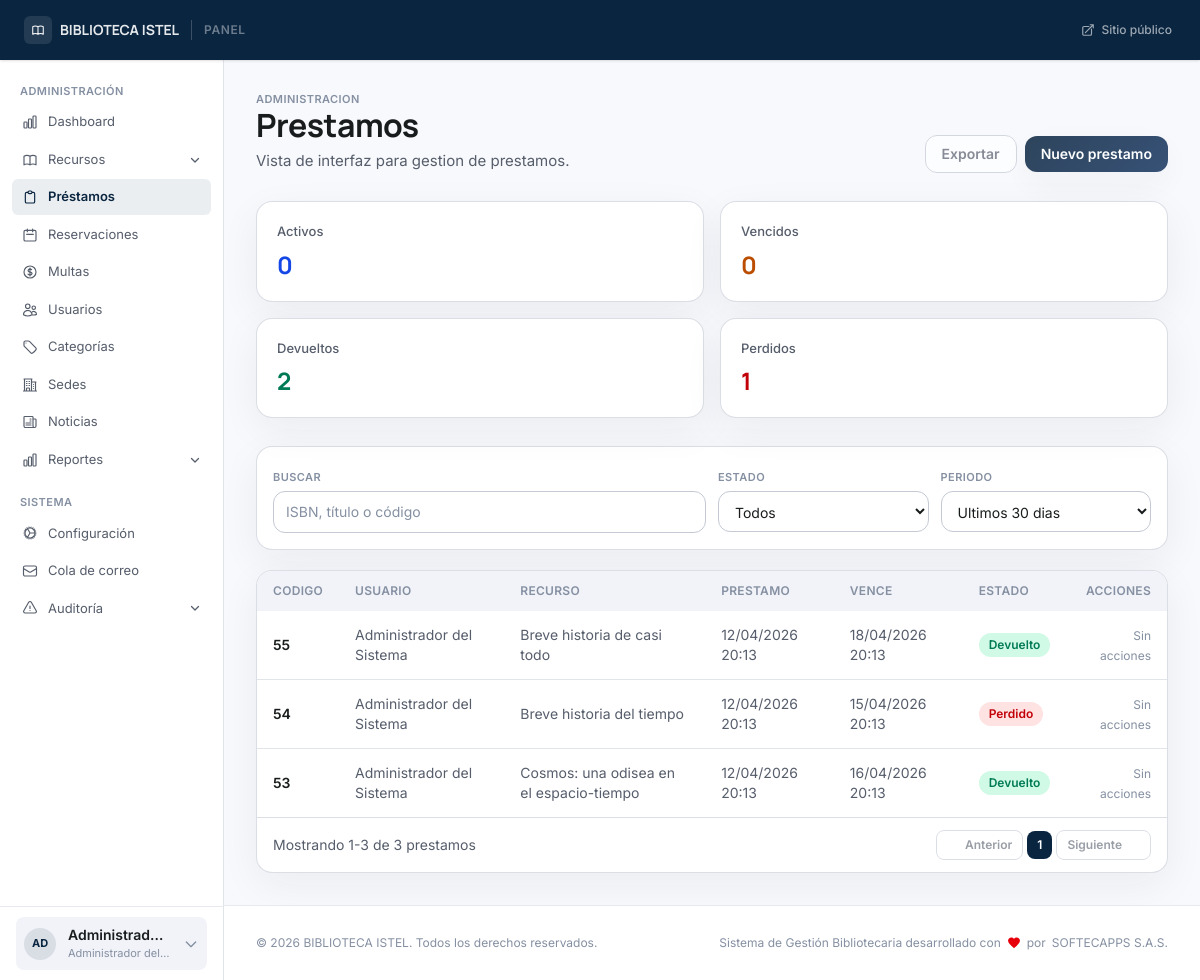
The app's page /admin/loans (signed in) with its own data.
### tables this page shows
CREATE TABLE `users` (
  `id` int(10) unsigned NOT NULL AUTO_INCREMENT,
  `user_number` varchar(20) DEFAULT NULL,
  `name` varchar(150) NOT NULL,
  `email` varchar(150) NOT NULL,
  `document_number` varchar(30) NOT NULL,
  `phone` varchar(30) DEFAULT NULL,
  `address` text DEFAULT NULL,
  `birthdate` date DEFAULT NULL,
  `photo` varchar(255) DEFAULT NULL,
  `role` enum('admin','librarian','teacher','user','guest') NOT NULL DEFAULT 'user',
  `user_type` enum('student','teacher','external','staff') NOT NULL DEFAULT 'student',
  `status` enum('active','suspended','blocked','inactive') NOT NULL DEFAULT 'active',
  `password_hash` varchar(255) NOT NULL,
  `remember_token` varchar(64) DEFAULT NULL,
  `remember_expires` datetime DEFAULT NULL,
  `email_verified_at` datetime DEFAULT NULL,
  `force_password_change` tinyint(1) NOT NULL DEFAULT 0,
  `last_login_at` datetime DEFAULT NULL,
  `last_login_ip` varchar(45) DEFAULT NULL,
  `created_at` datetime NOT NULL DEFAULT current_timestamp(),
  `updated_at` datetime NOT NULL DEFAULT current_timestamp() ON UPDATE current_timestamp(),
  PRIMARY KEY (`id`),
  UNIQUE KEY `uq_users_email` (`email`),
  UNIQUE KEY `uq_users_document` (`document_number`),
  UNIQUE KEY `uq_users_user_number` (`user_number`),
  KEY `idx_users_role_status` (`role`,`status`)
);

CREATE TABLE `loans` (
  `id` int(10) unsigned NOT NULL AUTO_INCREMENT,
  `resource_id` int(10) unsigned NOT NULL,
  `user_id` int(10) unsigned NOT NULL,
  `librarian_id` int(10) unsigned DEFAULT NULL,
  `branch_id` int(10) unsigned DEFAULT NULL,
  `loan_at` datetime NOT NULL DEFAULT current_timestamp(),
  `due_at` datetime NOT NULL,
  `returned_at` datetime DEFAULT NULL,
  `loan_hours_applied` smallint(6) NOT NULL DEFAULT 72,
  `renewals_count` tinyint(4) NOT NULL DEFAULT 0,
  `status` enum('active','returned','overdue','lost') NOT NULL DEFAULT 'active',
  `notes` text DEFAULT NULL,
  `created_at` datetime NOT NULL DEFAULT current_timestamp(),
  PRIMARY KEY (`id`),
  KEY `fk_loans_librarian` (`librarian_id`),
  KEY `idx_loans_user_status` (`user_id`,`status`),
  KEY `idx_loans_due_status` (`due_at`,`status`),
  KEY `idx_loans_branch_status` (`branch_id`,`status`),
  KEY `idx_loans_resource_status` (`resource_id`,`status`),
  CONSTRAINT `fk_loans_branch` FOREIGN KEY (`branch_id`) REFERENCES `library_branches` (`id`) ON DELETE SET NULL ON UPDATE CASCADE,
  CONSTRAINT `fk_loans_librarian` FOREIGN KEY (`librarian_id`) REFERENCES `users` (`id`) ON DELETE SET NULL ON UPDATE CASCADE,
  CONSTRAINT `fk_loans_resource` FOREIGN KEY (`resource_id`) REFERENCES `resources` (`id`) ON UPDATE CASCADE,
  CONSTRAINT `fk_loans_user` FOREIGN KEY (`user_id`) REFERENCES `users` (`id`) ON UPDATE CASCADE
);

CREATE TABLE `resources` (
  `id` int(10) unsigned NOT NULL AUTO_INCREMENT,
  `isbn_13` char(13) DEFAULT NULL,
  `marc_leader` char(24) DEFAULT NULL,
  `marc_control_number` varchar(64) DEFAULT NULL,
  `title` varchar(300) NOT NULL,
  `authors` longtext NOT NULL CHECK (json_valid(`authors`)),
  `marc_record` longtext DEFAULT NULL CHECK (json_valid(`marc_record`)),
  `publisher` varchar(200) DEFAULT NULL,
  `edition_statement` varchar(200) DEFAULT NULL,
  `publication_year` smallint(6) DEFAULT NULL,
  `category_id` int(10) unsigned NOT NULL,
  `branch_id` int(10) unsigned DEFAULT NULL,
  `support_type` enum('physical','digital','audiovisual','journal','thesis','map','score','kit','game','other') NOT NULL DEFAULT 'physical',
  `resource_type` varchar(60) DEFAULT NULL,
  `content_type` varchar(80) DEFAULT NULL,
  `media_type` varchar(80) DEFAULT NULL,
  `carrier_type` varchar(80) DEFAULT NULL,
  `description` text DEFAULT NULL,
  `pages` smallint(5) unsigned DEFAULT NULL,
  `language` char(2) NOT NULL DEFAULT 'es',
  `cover_image` varchar(255) DEFAULT NULL,
  `location` varchar(100) DEFAULT NULL,
  `digital_url` text DEFAULT NULL,
  `acquisition_price` decimal(8,2) DEFAULT NULL,
  `replacement_cost` decimal(8,2) NOT NULL,
  `acquisition_date` date DEFAULT NULL,
  `acquired_at` datetime DEFAULT NULL,
  `is_new_acquisition` tinyint(1) NOT NULL DEFAULT 1,
  `total_copies` tinyint(3) unsigned NOT NULL DEFAULT 0,
  `available_copies` tinyint(3) unsigned NOT NULL DEFAULT 0,
  `digital_access_count` int(10) unsigned NOT NULL DEFAULT 0,
  `is_active` tinyint(1) NOT NULL DEFAULT 1,
  `deactivated_at` datetime DEFAULT NULL,
  `deactivated_by` int(10) unsigned DEFAULT NULL,
  `deactivation_reason` text DEFAULT NULL,
  `created_at` datetime NOT NULL DEFAULT current_timestamp(),
  `updated_at` datetime NOT NULL DEFAULT current_timestamp() ON UPDATE current_timestamp(),
  PRIMARY KEY (`id`),
  UNIQUE KEY `uq_books_marc_control_number` (`marc_control_number`),
  UNIQUE KEY `uq_resources_isbn` (`isbn_13`),
  KEY `idx_resources_support_active` (`support_type`,`is_active`),
  KEY `idx_resources_branch` (`branch_id`,`is_active`),
  KEY `idx_resources_new_acquisition` (`is_new_acquisition`,`acquired_at`),
  KEY `idx_resources_category` (`category_id`),
  KEY `fk_resources_deactivated_by` (`deactivated_by`),
  FULLTEXT KEY `ft_books_search` (`title`,`publisher`),
  CONSTRAINT `fk_resources_branch` FOREIGN KEY (`branch_id`) REFERENCES `library_branches` (`id`) ON UPDATE CASCADE,
  CONSTRAINT `fk_resources_category` FOREIGN KEY (`category_id`) REFERENCES `categories` (`id`) ON UPDATE CASCADE,
  CONSTRAINT `fk_resources_deactivated_by` FOREIGN KEY (`deactivated_by`) REFERENCES `users` (`id`) ON DELETE SET NULL ON UPDATE CASCADE
);

### views/admin/loans/index.php (the view, shortened to what the rows shown need)
<?php
$e = fn(mixed $v) => htmlspecialchars((string) $v, ENT_QUOTES | ENT_SUBSTITUTE, 'UTF-8');
$statusClass = static function (string $status): string {
    return match ($status) {
        'active' => 'bg-blue-100 text-blue-700',
        'overdue' => 'bg-amber-100 text-amber-700',
        'returned' => 'bg-emerald-100 text-emerald-700',
        'lost' => 'bg-red-100 text-red-700',
        default => 'bg-slate-100 text-slate-700',
    };
};
$statusLabel = static function (string $status): string {
    return match ($status) {
        'active' => 'Activo',
        'overdue' => 'Vencido',
        'returned' => 'Devuelto',
        'lost' => 'Perdido',
        default => ucfirst($status),
    };
};
$visibleLoans = $loans;
?>
<section class="p-6 lg:p-8">
    <div class="mb-7 flex flex-col gap-3 sm:flex-row sm:items-end sm:justify-between">
        <div>
            <h1 class="headline-lg text-on-surface">Prestamos</h1>
        </div>
    </div>
    <div class="overflow-hidden rounded-2xl border border-outline-variant/60 bg-white shadow-ambient">
        <div class="overflow-x-auto">
            <table class="min-w-full text-left">
                <thead class="bg-surface-container-low text-xs uppercase tracking-wide text-on-surface-subtle">
                    <tr>
                        <th class="px-4 py-3 font-semibold">Codigo</th>
                        <th class="px-4 py-3 font-semibold">Usuario</th>
                        <th class="px-4 py-3 font-semibold">Recurso</th>
                        <th class="px-4 py-3 font-semibold">Prestamo</th>
                        <th class="px-4 py-3 font-semibold">Vence</th>
                        <th class="px-4 py-3 font-semibold">Estado</th>
                        <th class="px-4 py-3 font-semibold text-right">Acciones</th>
                    </tr>
                </thead>
                <tbody class="divide-y divide-outline-variant/50 text-sm">
                    <?php if (empty($visibleLoans)): ?>
                        <tr>
                            <td colspan="7" class="px-4 py-8 text-center text-on-surface-subtle">No hay prestamos registrados.</td>
                        </tr>
                    <?php else: ?>
                        <?php foreach ($visibleLoans as $loan): ?>
                            <tr class="hover:bg-surface-container-low/60 transition-colors">
                                <td class="px-4 py-3.5 font-semibold text-on-surface"><?= $e($loan['id']) ?></td>
                                <td class="px-4 py-3.5 text-on-surface-muted"><?= $e($loan['user']) ?></td>
                                <td class="px-4 py-3.5 text-on-surface-muted"><?= $e($loan['book']) ?></td>
                                <td class="px-4 py-3.5 text-on-surface-muted"><?= $e((new DateTime($loan['loan_at']))->format('d/m/Y H:i')) ?></td>
                                <td class="px-4 py-3.5 text-on-surface-muted"><?= $e((new DateTime($loan['due_at']))->format('d/m/Y H:i')) ?></td>
                                <td class="px-4 py-3.5">
                                    <span class="inline-flex rounded-full px-2.5 py-1 text-xs font-semibold <?= $statusClass($loan['status']) ?>">
                                        <?= $e($statusLabel($loan['status'])) ?>
                                    </span>
                                </td>
                                <td class="px-4 py-3.5 text-right">
                                    <?php if (in_array((string) ($loan['status'] ?? ''), ['active', 'overdue'], true)): ?>
                                        <button type="button"
                                                class="rounded-lg border border-outline-variant px-2.5 py-1.5 text-xs font-semibold text-on-surface-muted hover:bg-surface-container-low inline-flex items-center gap-1 transition-colors js-open-renew-modal"
                                                data-loan-id="<?= (int) ($loan['id'] ?? 0) ?>"
                                                data-loan-book="<?= $e((string) ($loan['book'] ?? 'Recurso')) ?>">
                                            <?= Icons::refresh('w-3.5 h-3.5') ?> Renovar
                                        </button>
                                        <form method="POST" action="<?= BASE_URL ?>/admin/loans/<?= (int) ($loan['id'] ?? 0) ?>/return" class="inline">
                                            <input type="hidden" name="_csrf_token" value="<?= $e((string) \Core\Session::get('_csrf_token', '')) ?>">
                                            <button type="submit" class="ml-1 rounded-lg border border-outline-variant px-2.5 py-1.5 text-xs font-semibold text-on-surface-muted hover:bg-surface-container-low inline-flex items-center gap-1 transition-colors"><?= Icons::returnIcon('w-3.5 h-3.5') ?> Devolver</button>
                                        </form>
                                        <form method="POST" action="<?= BASE_URL ?>/admin/loans/<?= (int) ($loan['id'] ?? 0) ?>/lost" class="inline">
                                            <input type="hidden" name="_csrf_token" value="<?= $e((string) \Core\Session::get('_csrf_token', '')) ?>">
                                            <button type="submit" class="ml-1 rounded-lg border border-outline-variant px-2.5 py-1.5 text-xs font-semibold text-red-700 hover:bg-red-50 inline-flex items-center gap-1 transition-colors"><?= Icons::alert('w-3.5 h-3.5') ?> Perdido</button>
                                        </form>
                                    <?php else: ?>
                                        <span class="text-xs text-on-surface-subtle">Sin acciones</span>
                                    <?php endif; ?>
                                </td>
                            </tr>
                        <?php endforeach; ?>
                    <?php endif; ?>
                </tbody>
            </table>
        </div>
    </div>
</section>

### views/partials/panel-sidebar.php (shortened to what the rows shown need)
<?php
$_e      = fn(mixed $v) => htmlspecialchars((string) $v, ENT_QUOTES | ENT_SUBSTITUTE, 'UTF-8');
$role    = $auth_user['role'] ?? '';
$roleBadge = match($role) {
    'admin'     => ['Administrador del sistema', 'bg-red-100 text-red-700 border-red-200'],
    'librarian' => ['Bibliotecario', 'bg-violet-100 text-violet-700 border-violet-200'],
    'teacher'   => ['Docente', 'bg-blue-100 text-blue-700 border-blue-200'],
    'user'    => ['Socio', 'bg-emerald-100 text-emerald-700 border-emerald-200'],
    default     => ['Usuario', 'bg-slate-100 text-slate-700 border-slate-200'],
};
$initials = mb_strtoupper(mb_substr($auth_user['name'] ?? '?', 0, 2));
?>
<aside class="hidden lg:flex flex-col w-56 bg-white border-r border-outline-variant/50 shrink-0" aria-label="Navegación del panel">
    <div class="min-h-[74px] border-t border-outline-variant/40 bg-white px-4 py-2 flex items-center">
        <details class="group relative w-full" onmouseenter="if (this._closeTimer) { clearTimeout(this._closeTimer); this._closeTimer = null; }" onmouseleave="this._closeTimer = setTimeout(() => this.removeAttribute('open'), 320)">
            <summary class="list-none flex items-center gap-3 rounded-lg bg-surface-container-low px-2 py-2 cursor-pointer transition-colors duration-150 hover:bg-white text-on-surface">
                <div class="flex h-8 w-8 shrink-0 items-center justify-center rounded-full bg-primary/10 text-[11px] font-bold text-primary">
                    <?= $_e($initials) ?>
                </div>
                <div class="min-w-0 flex-1">
                    <p class="truncate text-sm font-semibold"><?= $_e($auth_user['name'] ?? '') ?></p>
                    <p class="truncate text-[11px] text-on-surface-subtle"><?= $_e($roleBadge[0]) ?></p>
                </div>
                <svg class="w-4 h-4 text-on-surface-subtle transition-transform duration-200 group-open:rotate-180" fill="none" viewBox="0 0 24 24" stroke="currentColor" stroke-width="2" aria-hidden="true">
                    <path stroke-linecap="round" stroke-linejoin="round" d="M19 9l-7 7-7-7"/>
                </svg>
            </summary>
        </details>
    </div>
</aside>

### records on screen
users: name "AD", name "Administrad…", role "Administrador del…"
loans: id "55", librarian.name "Administrador del Sistema", resource.title "Breve historia de casi todo", loan_at "12/04/2026 20:13", due_at "18/04/2026 20:13", status "Devuelto", shows "Sin acciones"
loans: id "54", librarian.name "Administrador del Sistema", resource.title "Breve historia del tiempo", loan_at "12/04/2026 20:13", due_at "15/04/2026 20:13", status "Perdido", shows "Sin acciones"
loans: id "53", librarian.name "Administrador del Sistema", resource.title "Cosmos: una odisea en el espacio-tiempo", loan_at "12/04/2026 20:13", due_at "16/04/2026 20:13", status "Devuelto", shows "Sin acciones"

### other values on screen
$_e($settings['library_name'] ?? 'Biblioteca') "BIBLIOTECA ISTEL"
$stats['active'] "0"
$stats['overdue'] "0"
$stats['returned'] "2"
$stats['lost'] "1"
$totalLoans "3"
$settings['library_name'] "BIBLIOTECA ISTEL"
